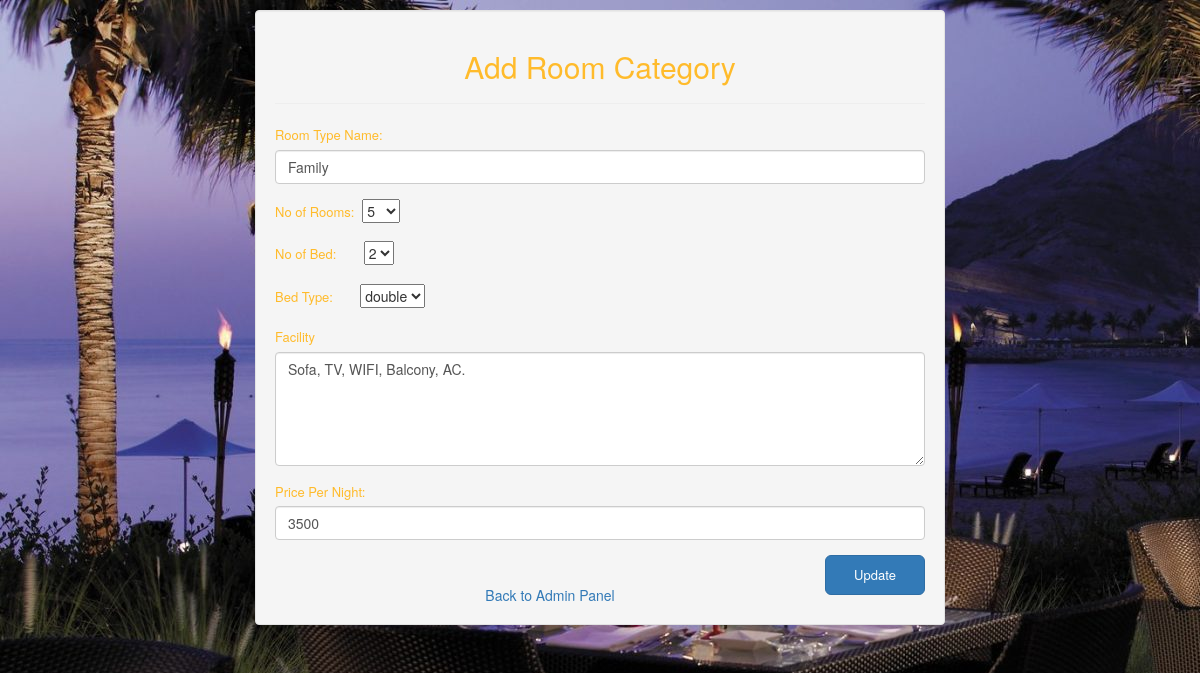
The app's page /admin/edit_room_cat.php?roomname=Family, older data.
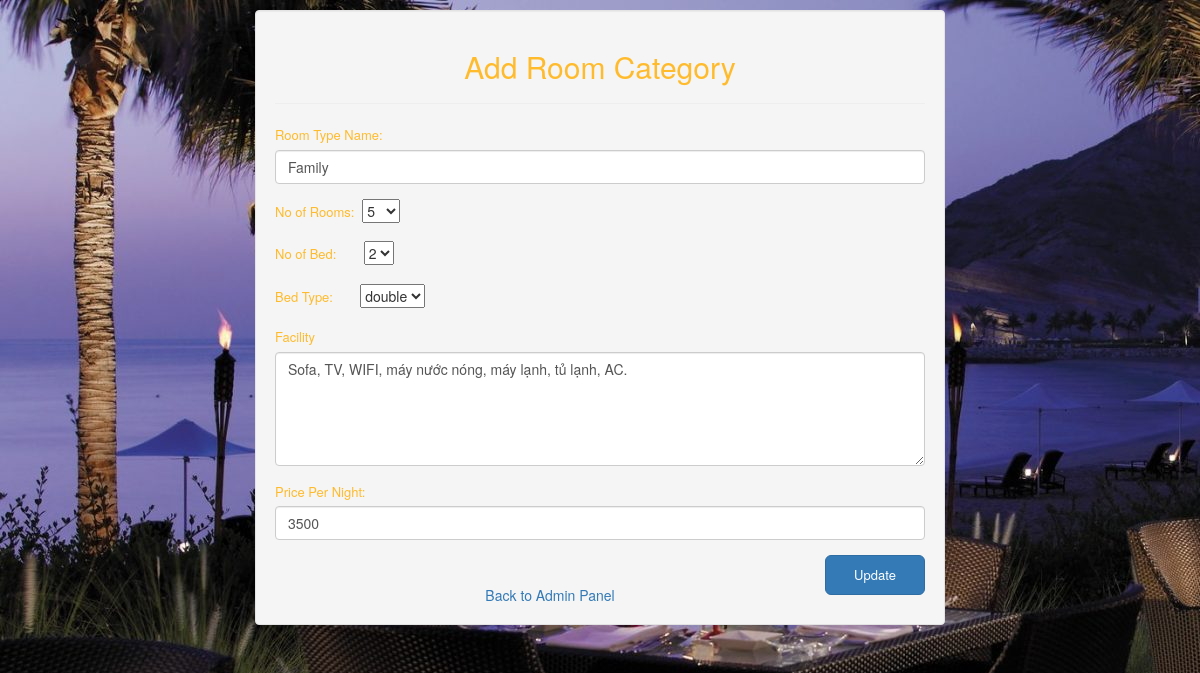
The same page, newer data.
### tables this page shows
CREATE TABLE `room_category` (
  `roomname` text NOT NULL,
  `room_qnty` int(11) NOT NULL,
  `available` int(11) NOT NULL,
  `booked` int(11) NOT NULL,
  `no_bed` int(11) NOT NULL,
  `bedtype` text NOT NULL,
  `facility` text NOT NULL,
  `price` float NOT NULL
);

### admin/include/class.user.php (called while the page is built, shortened)
<?php
        class user
        {
            public function __construct()
            {
                $this->db=new mysqli(DB_SERVER,DB_USERNAME,DB_PASSWORD,DB_DATABASE);
            }
        }
?>

### admin/edit_room_cat.php (the view, shortened to what this page needs)
<?php
include_once 'include/class.user.php';
$user=new User();
$room_cat=$_GET['roomname'];
$sql="SELECT * FROM room_category WHERE roomname='$room_cat'";
$query=mysqli_query($user->db, $sql);
$row = mysqli_fetch_array($query);
?>
<!DOCTYPE html>
<html lang="en">
<head>
    <link rel="stylesheet" href="https://maxcdn.bootstrapcdn.com/bootstrap/3.3.7/css/bootstrap.min.css">
    <link rel="stylesheet" href="css/reg.css" type="text/css">
</head>
<body>
    <div class="container">
        <div class="well">
            <h2>Add Room Category</h2>
            <hr>
            <form action="" method="post" name="room_category">
                <div class="form-group">
                    <label for="roomname">Room Type Name:</label>
                    <input type="text" class="form-control" name="roomname" value="<?php echo $row['roomname'] ?>" required>
                </div>
                 <div class="form-group">
                    <label for="qty">No of Rooms:</label>&nbsp;
                    <select name="room_qnty">
                    <option value="<?php echo $row['room_qnty'] ?>"><?php echo $row['room_qnty'] ?></option>
                    </select>
                </div>
                <div class="form-group">
                    <label for="bed">No of Bed:</label>&nbsp;&nbsp;&nbsp;&nbsp;&nbsp;&nbsp;
                    <select name="no_bed">
                     <option value="<?php echo $row['no_bed'] ?>"><?php echo $row['no_bed'] ?></option>
                    </select>
                </div>
                <div class="form-group">
                    <label for="bedtype">Bed Type:</label>&nbsp;&nbsp;&nbsp;&nbsp;&nbsp;&nbsp;
                   <select name="bedtype">
                     <option value="<?php echo $row['bedtype'] ?>"><?php echo $row['bedtype'] ?></option>
                    </select>
                </div>
                <div class="form-group">
                    <label for="Facility">Facility</label>
                    <textarea class="form-control" rows="5" name="facility"><?php echo $row['facility'] ?></textarea>
                </div>
               <div class="form-group">
                    <label for="price">Price Per Night:</label>
                    <input type="text" class="form-control" name="price" value="<?php echo $row['price'] ?>" required>
                </div>
                <button type="submit" class="btn btn-lg btn-primary button" name="submit">Update</button>
               <br>
                <div id="click_here">
                    <a href="../admin.php">Back to Admin Panel</a>
                </div>
            </form>
        </div>
    </div>
</body>
</html>

Row changes from the older to the newer data that the page shows:
changed room_category "Family": facility "Sofa, TV, WIFI, Balcony, AC." → "Sofa, TV, WIFI, máy nước nóng, máy lạnh, tủ lạnh, AC."
